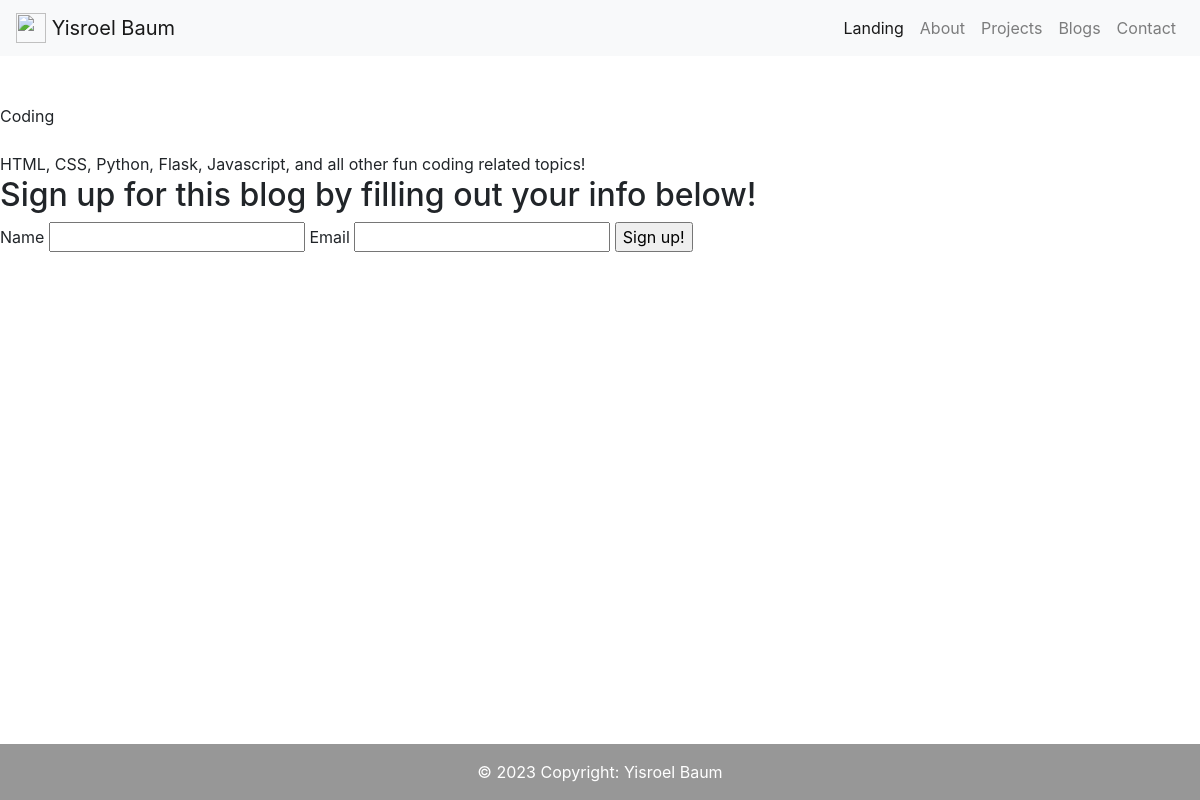
The app's page /blog/2, older data.
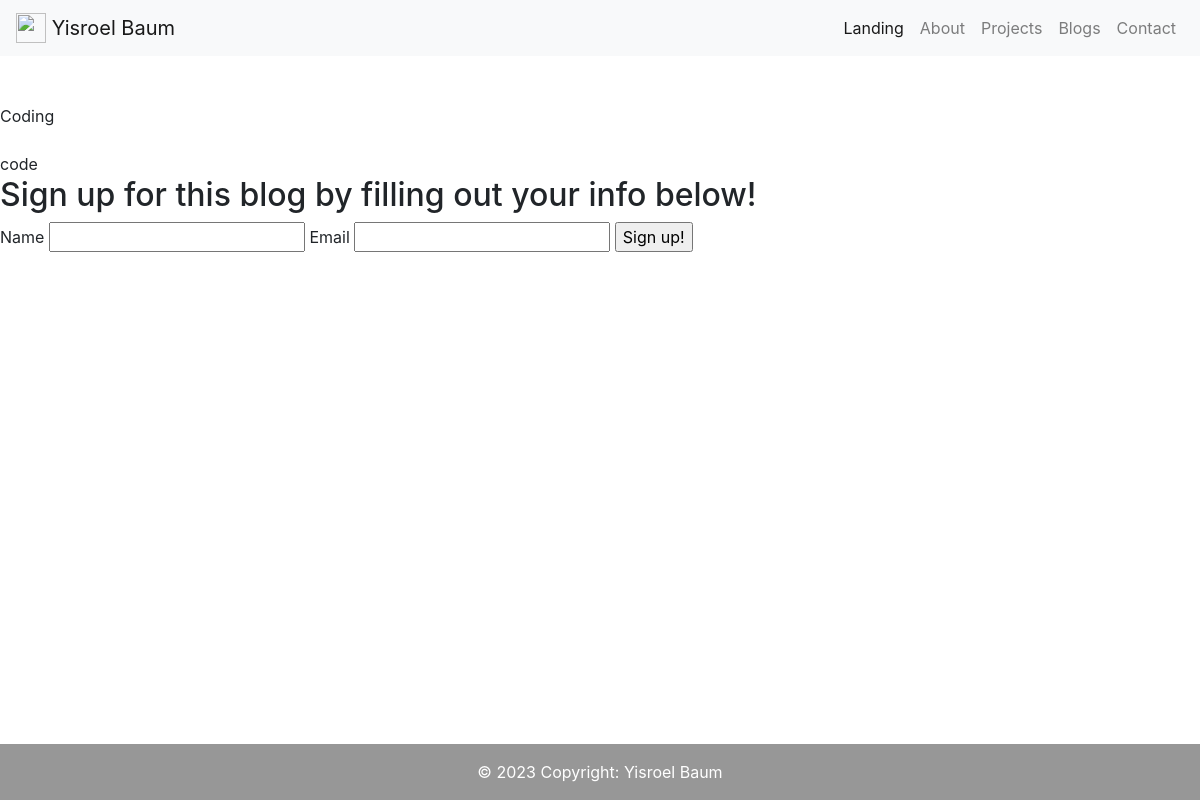
The same page, newer data.
### portfolio/models.py (models this page shows, shortened)
class Blog(portfolio.Model):
    id          = portfolio.Column(portfolio.Integer, primary_key=True)
    name        = portfolio.Column(portfolio.String(64), nullable=False)
    description = portfolio.Column(portfolio.String(200), nullable=False)
    img         = portfolio.Column(portfolio.String(200), default='static/default_pic.jpg')
    posts       = portfolio.relationship('Post', backref='blog', lazy='dynamic')

### portfolio/routes.py (the view, shortened to what this page needs)
@app.route('/blog/<int:blog_id>', methods=('GET', 'POST'))
def ind_blog(blog_id):
    blog = Blog.query.filter_by(id=blog_id).first()
    blog_form = BlogSignUpForm()
    user = User.query.filter_by(email=blog_form.email.data).first()
    return render_template('ind_blog.html', blog=blog, blog_form=blog_form)

### portfolio/forms.py
class BlogSignUpForm(FlaskForm):
    name   = StringField('Name', validators=[DataRequired()])
    email  = EmailField('Email', validators=[DataRequired()])
    blog   = SelectField('Blog', choices=[blog.name for blog in list_of_blogs])
    submit = SubmitField('Sign up!')

### portfolio/templates/ind_blog.html (shortened to what this page needs)
{% extends 'base.html' %}
{% block content %}
    {{ blog.img }}<br><br>
    {{ blog.name }}<br><br>
    {{ blog.description }}
    <form method="post" action="" enctype="multipart/form-data">
        <h2>Sign up for this blog by filling out your info below!</h2>
        {{ blog_form.name.label }}
        {{ blog_form.name() }}
        {{ blog_form.email.label }}
        {{ blog_form.email() }}
        {{ blog_form.submit() }}
    </form>
{% endblock content %}

Row changes from the older to the newer data that the page shows:
changed Blog "Coding": description "HTML, CSS, Python, Flask, Javascript, and all other fun coding related topics!" → "code"
